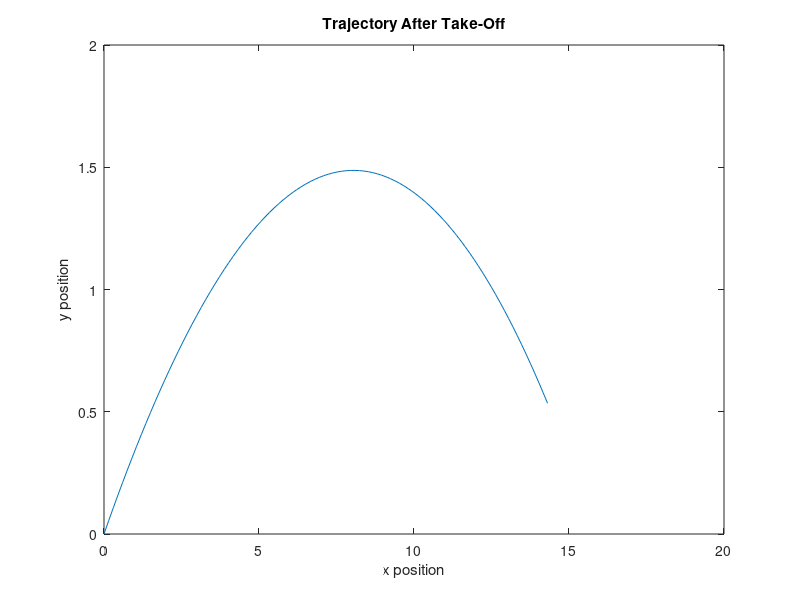
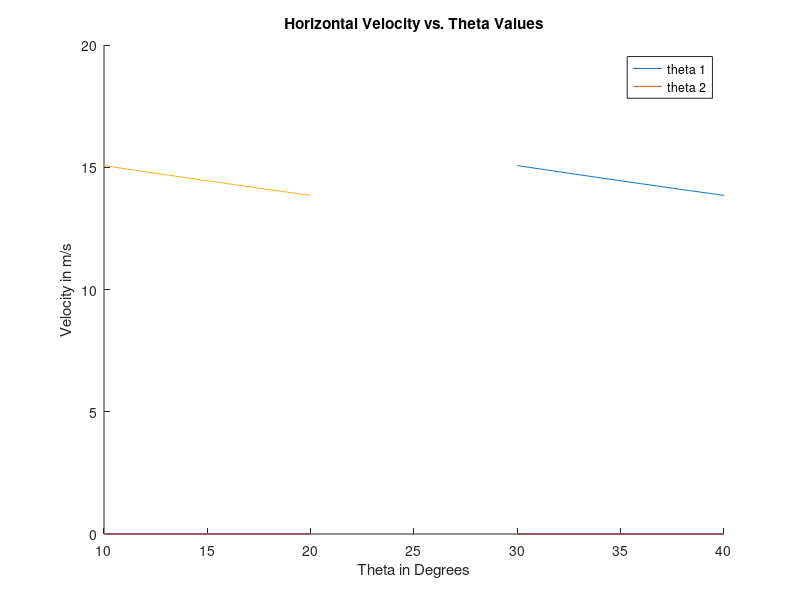

Recreate these plots in MATLAB, in order.
%% Deven Hurt, Raul Jordan, Ha Le, Maille Radford, PS12a Final Project

%% Part 1a
close all
clear all
clc
% First we define all the constants necessary for our calculations. 
% Here C = Coefficient of Drag of a ski jumper
% L = height of a person divided by two due to crouching
% R = average width of shoulders is 18 inches, so we divide it by two.
% A = Cross sectional area
% p = density
C = 1.1;
L = 1.8./2; 
R = 0.23;
A = 2*R*L;
p = 1.2;

% mu = coefficient of static friction for ski jumper against the snow
% m = average mass of ski jumper in kg
% g = gravitational acceleration m/s^2
% h = height of ski jumper
% dt = differential in time
% N = number of iterations
mu = 0.05;
g = 9.8;
m = 70; 
h = 1.8; 
dt = 0.01;  
N = 100; 

% Defines the olympic standard x distance of a ski jump in meters
x_distance = 101.6; 

% Defines the two different thetas we will be looping over to discover the
% best value. The first theta is the slope of the mountain as the skiier
% goes down, while the second theta is the slope as he/she comes back up
theta = linspace(30,40, 100);
theta2 = linspace(10,20,100);

% Initialize the best indeces for the values of theta and theta2, 
% respectively as well as our best value for x
bestx = 0;
bestn = 1;
bestm = 1;

% Now we loop over both linspaces for theta
for n = 1:length(theta)
    for j = 1:length(theta2)
   
    % We calculate the height trigonometrically
    h = x_distance*sind(theta(n)); 

    % We obtain the first velocity calculation in our model, which will
    % take into account drag and the normal force of the mountain on the
    % skiier as explained in our model.
    v1 = sqrt((2*m*g*h - 2*mu*m*g*cosd(theta(n))*(h/sind(theta(n)))) ...
        /(m+p*A*C*(h/sind(theta(n)))));

    %% Part 1b

    % L is the integral from 0 to any constant we want that we'll solve 
    % for of 20/sqrt(1+4x^2)... The constant is 20/tan(theta) and we assign
    % the second height in our model to be 20 meters arbitrarily
    
    h2 = 20;
    
    % We define a function handle to perform our integration 
    fun = @(q) h2./sqrt(1+4.*q.^2);
    
    % We obtain the length of the parabola by integrating and incorporate
    % this in our second velocity calculation
    L_par = integral(fun, 0, h2/tan(theta(n)));

    % We incorporate this length in our other velocity calculation which we
    % find using conservation of energy as explained in our model
    v2 = sqrt((2*m*g*h2 - 2*mu*m*g*cosd(theta(n))*...
        abs(L_par))./(m+p*A*C*L_par)) + v1;

    %% Part 1 c

    % We now find the this velocity calculation as explained in our model
    % as the skiier takes off from the mountain again using conservation of
    % momentum and the second height we abritrarily defined for the
    % mountain a few lines above. We define this as a variable named "num"
    % for numerator to make our code look cleaner.
    num = m*v2^2 - 2*m*g*h2 - C*p*A*v2^2*(h2/sind(theta2(m))) ...
        - 2*mu*m*g*cosd(theta(n))*(h2./sind(theta(n)));
    
    % Now we actually compute this thirs velocity as the square root of the
    % numerator defined above divided by the mass of the skiier from
    % conservation of energy.
    v3 = sqrt(abs(num)/m);

    
    % Using the BSA equation, except divided by 2, we obtain the cross
    % sectional area
    A = (sqrt(m*h/3600))/2; 
   
    % Now we find drag from the equation
    D = (p*C*A)/2;
   

    % define initial conditions
    x0 = 0;
    y0 = 5; 
    vx0 = v3*cosd(theta2(j));
    vy0 = v3*sind(theta2(j));


    % define data arrays for evolving our system
    x = zeros(1,N); 
    x(n) = x0;
    y = zeros(1,N);
    y(n) = y0;
    vx = zeros(N); 
    vx(1) = vx0;
    vy = zeros(N); 
    vy(1) = vy0;

    i = 1;
    j = 1;

    % Using evolver, we now step N times over these arrays and set the next
    % element using simple kinematics
    while i < N
        ax = -(D/m)*v3*vx(i);
        vx(i+1) = vx(i) + ax*dt;
        x(i+1) = x(i) + vx(i)*dt + 0.5*ax*dt^2;
        ay = -g - ((D/m)*v3*vy(i));
        vy(i+1) = vy(i) + ay*dt;
        y(i+1) = y(i) + vy(i)*dt + 0.5*ay*dt^2;
    
        % We now use this to calculate our best indeces for x, theta and
        % theta 2 by optimizing the system
        if y(i+1) < 0 
             i = N;
        else 
             i = i + 1;
        end
        
        if (x(i) > bestx)
            bestx = x(i);
            bestn = n;
        end
        
    end
    
    

    end
end

% From our system evolver, we use the best indeces we calculated before and
% now obtain our best values which match what we were expecting before.
best_theta = theta(bestn); 
best_theta2 = theta2(bestn);

fprintf('The best value for theta is%7.3f and for theta2 is%7.3f\n',...
    best_theta,best_theta2);

% Now we obtain the value of d matching the bestx we found from our
% looping. From our model, we see that d can be expressed as 
% cosd(theta) = bestx/d so d = bestx / cosd(theta)
best_d = bestx / cosd(best_theta);
fprintf('The value of d is%7.3f\n', best_d);

figure;
grid on;
plot(x,y);
title('Trajectory After Take-Off');
xlabel('x position');
ylabel('y position');

figure;
hold on;
plot(theta,vx);
plot(theta2,vx);
legend('theta 1','theta 2');
title('Horizontal Velocity vs. Theta Values');
xlabel('Theta in Degrees');
ylabel('Velocity in m/s');
